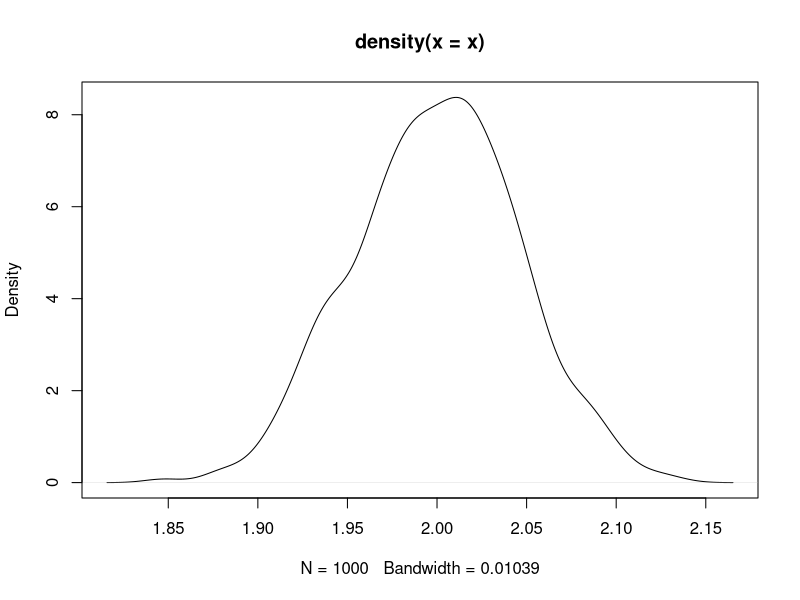
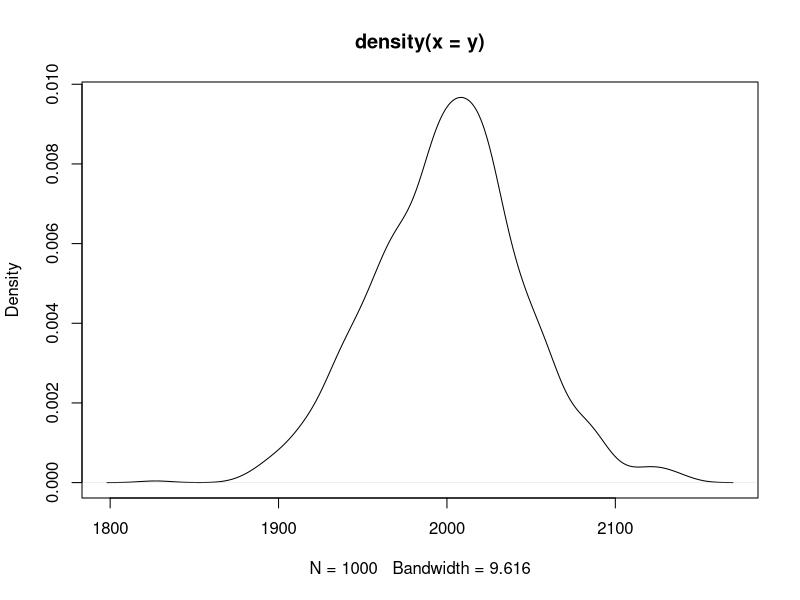

Here is the R script that generated these plots, in order:
## ---- chunk 1
knitr::opts_chunk$set(echo = TRUE)
## ---- chunk 2
summary(cars)
## ---- chunk 3
x=rep(0,1000)
y=rep(0,1000)

for (i in seq_along(1:1000)) {
  
  x[i] = mean(rpois(1000,2))
  
  y[i] = sum(rpois(1000,2))
  
}

plot(density(x))



## ---- chunk 4


plot(density(y))

x = 4
